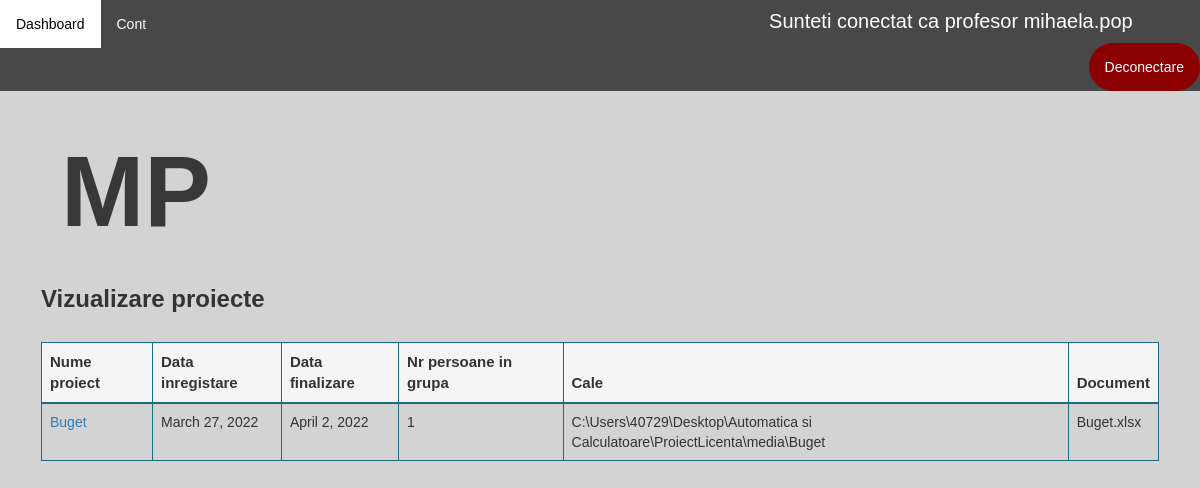
Page /vizualizare-disciplina/18/vizualizare-proiecte/ (signed in) on the earlier database version.
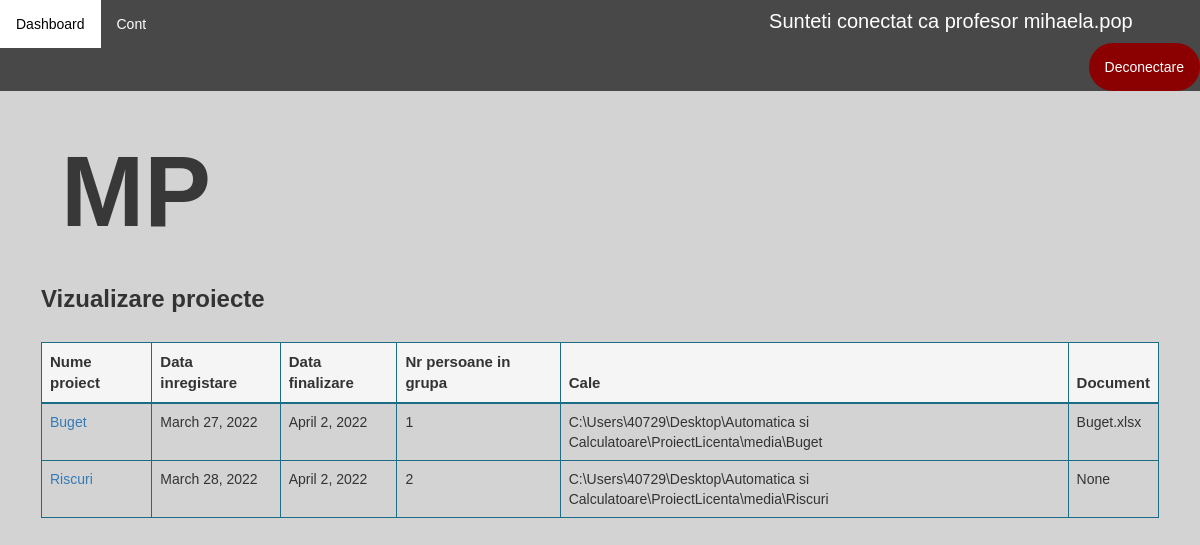
Same page on the later database version.
### application/models.py (models this page shows)
class Disciplina(models.Model):
    id = models.AutoField(primary_key=True)
    nume = models.CharField(max_length=100, unique=True)
    profesori = models.ManyToManyField(Profesor)
    an_universitar = models.IntegerField(null=True)
    semestru = models.IntegerField(null=True)

class Proiect(models.Model):
    id = models.AutoField(primary_key=True)
    nume = models.CharField(max_length=100, unique=False)
    data_inregistrare = models.DateField(auto_now_add=True)
    data_finalizare = models.DateField()
    profesor = models.ForeignKey(Profesor, on_delete=models.CASCADE)
    disciplina = models.ForeignKey(Disciplina, on_delete=models.CASCADE, null=True)
    document = models.CharField(max_length=100, null=True)
    nr_persoane = models.IntegerField(null=True)
    cale = models.CharField(max_length=100, default=None)

### application/decorators.py (the view)
        def wrapper_func(request, *args, **kwargs):
            user_groups = list()
            for group in request.user.groups.all():
                user_groups.append(group.name)
            if allowed_roles[0] in user_groups:
                return view_func(request, *args, **kwargs)
            else:
                return redirect('dashboard')

### application/functions.py (called while the page is built)
def get_user_info(request):
    user = request.user
    user_groups = [group.name for group in user.groups.all()]
    if 'admin' in user_groups:
        user_type = 'admin'
    elif 'studenti' in user_groups:
        user_type = 'student'
    elif 'secretariat' in user_groups:
        user_type = 'secretar'
    else:
        user_type = 'profesor'
    out = {'user': user,
           'user_groups': user_groups,
           'user_type': user_type
           }
    return out

def create_context(request=None, extract_user_info=True):
    if extract_user_info and not request:
        raise ValueError("request must be set if extract_user_info is True")
    out = {}
    if extract_user_info:
        out.update(get_user_info(request))
    return out

### application/views.py (called while the page is built)
@allowed_users(allowed_roles=['profesori'])
@login_required(login_url='login')
def vizualizareProiecte(request, pk):
    context = create_context(request)
    proiecte = Proiect.objects.all()
    disciplina = Disciplina.objects.get(pk=pk)
    if request.method == 'POST':
        return redirect('vizualizareDisciplina')
    context['proiecte'] = proiecte
    context['disciplina'] = disciplina
    return render(request, 'application/profesor/vizualizare_proiecte.html', context)

### application/templates/application/profesor/vizualizare_proiecte.html (shortened to what this page needs)
{% extends 'application/dashboard.html' %}
{% load static %}
{% block article %}
        <h2 style="color: #383838; font-size: 100px; padding: 20px"><b>{{ disciplina.nume }}</b></h2>
        <h3><b>Vizualizare proiecte</b></h3><br>
        <div class="table-wrapper-scroll-y custom-scrollbar" style="">
            <table class="table table-bordered" id="myTable" style="border-color: #1b6d85">
                <thead style="background-color: whitesmoke; border-color: #1b6d85; font-size: 15px">
                <tr  style="border-color: #1b6d85">
                    <th  style="border-color: #1b6d85">Nume proiect</th>
                    <th  style="border-color: #1b6d85">Data inregistare</th>
                    <th  style="border-color: #1b6d85">Data finalizare</th>
                    <th  style="border-color: #1b6d85">Nr persoane in grupa</th>
                    <th  style="border-color: #1b6d85">Cale</th>
                    <th  style="border-color: #1b6d85">Document</th>
                </tr>
                </thead>
                <tbody>
                {% for proiect in proiecte %}
                    {% if proiect.disciplina.id is disciplina.id %}
                    <tr class="tr">
                        <td  style="border-color: #1b6d85"><a href="{% url 'proiect' proiect.id %}"> {{ proiect.nume }}</a></td>
                        <td  style="border-color: #1b6d85">{{ proiect.data_inregistrare }}</td>
                        <td  style="border-color: #1b6d85">{{ proiect.data_finalizare }}</td>
                        <td  style="border-color: #1b6d85">{{ proiect.nr_persoane }}</td>
                        <td  style="border-color: #1b6d85">{{ proiect.cale }}</td>
                        <td  style="border-color: #1b6d85">{{ proiect.document }}</td>
                    </tr>
                    {% endif %}
                {% endfor %}
                </tbody>
            </table>
        </div>
{% endblock %}

### application/templates/application/dashboard.html (shortened to what this page needs)
{% extends 'application/main_layout_application.html' %}
{% load static %}

### application/templates/application/main_layout_application.html (shortened to what this page needs)
{% extends 'main_layout.html' %}
{% load static %}
{% block header %}
    <link rel="stylesheet" href="{% static 'application/css/main_layout_application.css' %}">
        <ul class="topnav">
            <li><a href="{% url 'dashboard' %}">Dashboard</a></li>
            <li><a href="{% url 'account' %}">Cont</a>
            <li style="padding: 7px; color: white; font-size: 20px; margin-left: 600px">Sunteti conectat ca {{ user_type }} {{ request.user.username }}</li>
            <li class="right"><a class="logout" href="{% url 'logout' %}">Deconectare</a></li>
        </ul>
{% endblock %}

### templates/main_layout.html (shortened to what this page needs)
<!DOCTYPE html>
{% load static %}
<html lang="en">
<head>
    <link rel="stylesheet" href="{% static 'css/main_layout.css' %}">
    <link rel="stylesheet" href="{% static 'css/bootstrap_v341.min.css' %}">
</head>
<body>
    <header>
        {% block header %}
        {% endblock %}
    </header>
    <section>
        <article>
            <div class="article">
                {% block article %}
                {% endblock %}
            </div>
        </article>
    </section>
</body>
</html>

### static/css/main_layout.css (style rules this page uses)
.article { padding: 0 16px; margin: 25px; }

### application/static/application/css/main_layout_application.css (style rules this page uses)
body { font-family: Arial, Helvetica, sans-serif; }
body { margin: 0; background-color: lightgray; font-family: Arial, Helvetica, sans-serif; }
ul.topnav { list-style-type: none; margin: 0; padding: 0; overflow: hidden; background-color: #484848; }
ul.topnav li { float: left; }
ul.topnav li a { display: block; color: white; text-align: center; padding: 14px 16px; text-decoration: none; }
ul.topnav li.right { background-color: darkred; float: right; border-radius: 50px; }

Differences in the rows shown:
added Proiect: nume "Riscuri", data_inregistrare "March 28, 2022", data_finalizare "April 2, 2022", nr_persoane "2", cale "C:\\Users\\40729\\Desktop\\Automatica si Calculatoare\\ProiectLicenta\\media\\Riscuri", document "None"
